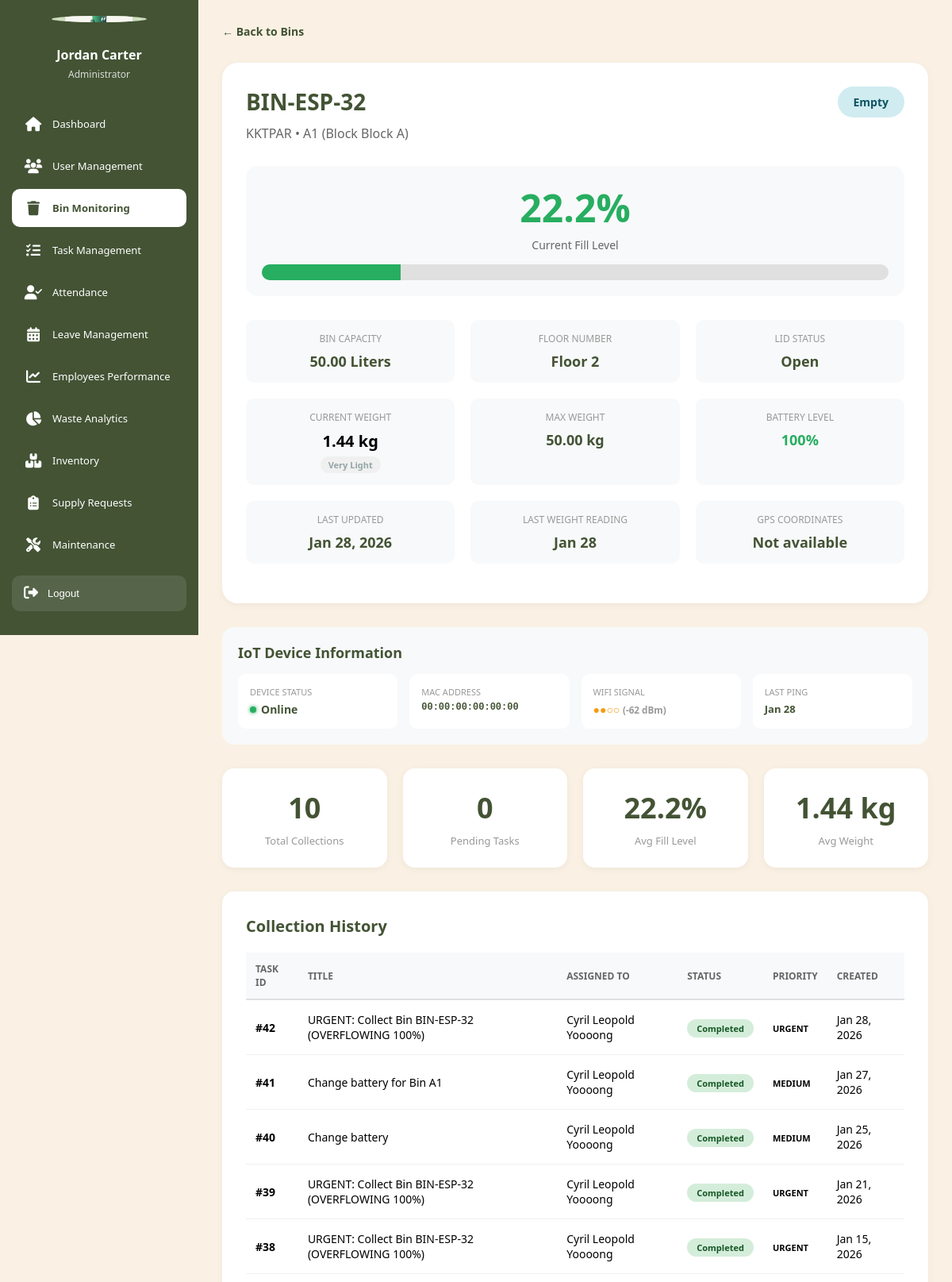
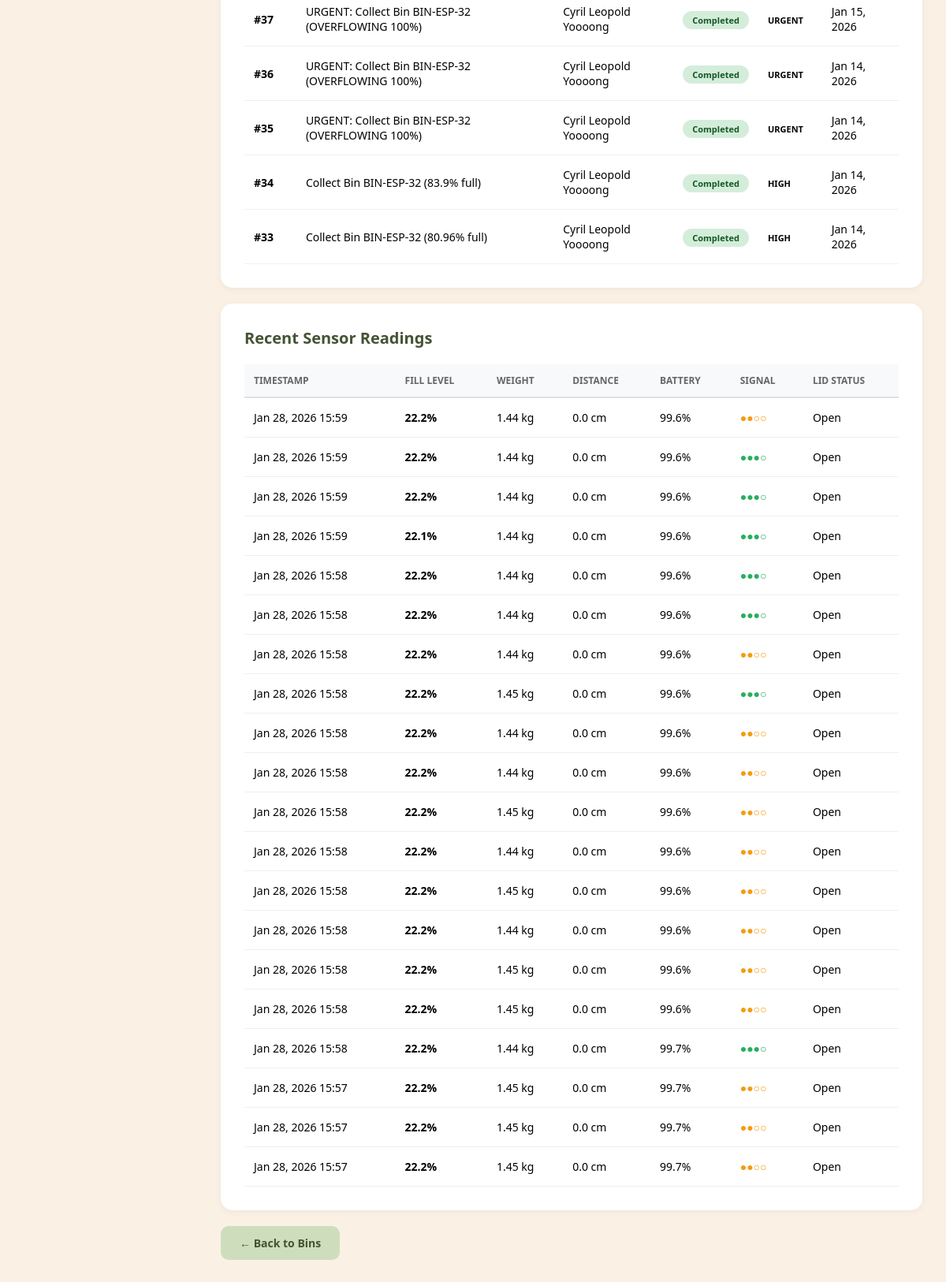
/admin/bin_view.php?id=4 (signed in), run on the app's committed database (2 pictures, top to bottom).
### tables this page shows
CREATE TABLE `bins` (
  `bin_id` int(11) NOT NULL,
  `area_id` int(11) NOT NULL,
  `device_id` int(11) DEFAULT NULL COMMENT 'One device per bin',
  `bin_code` varchar(50) NOT NULL COMMENT 'e.g., A1-F1, A1-F2',
  `floor_number` int(11) NOT NULL,
  `location_details` varchar(200) DEFAULT NULL COMMENT 'Specific location description',
  `bin_capacity` decimal(10,2) DEFAULT NULL COMMENT 'Maximum capacity in liters',
  `current_fill_level` decimal(5,2) DEFAULT 0.00,
  `gps_latitude` decimal(10,8) DEFAULT NULL,
  `gps_longitude` decimal(11,8) DEFAULT NULL,
  `status` enum('normal','full','needs_maintenance','offline') DEFAULT 'normal',
  `last_collection` timestamp NULL DEFAULT NULL,
  `last_updated` timestamp NOT NULL DEFAULT current_timestamp() ON UPDATE current_timestamp(),
  `last_weight_reading` timestamp NULL DEFAULT NULL,
  `weight_sensor_status` enum('online','offline','error') DEFAULT 'offline',
  `created_at` timestamp NOT NULL DEFAULT current_timestamp(),
  `battery_level` decimal(5,2) DEFAULT 100.00 COMMENT 'Current battery level percentage (0-100)',
  `current_weight` decimal(10,2) DEFAULT 0.00 COMMENT 'Current weight in kg (for future weight sensor)',
  `max_weight` decimal(8,2) DEFAULT 50.00,
  `lid_status` enum('open','closed') DEFAULT 'closed' COMMENT 'Current status of the lid (controlled by servo motor)',
  `last_opened` datetime DEFAULT NULL COMMENT 'Last time lid was opened by IR sensor'
);

CREATE TABLE `areas` (
  `area_id` int(11) NOT NULL,
  `area_name` varchar(50) NOT NULL COMMENT 'Block name (A1, A2, A3, B1, B2)',
  `block` varchar(10) DEFAULT NULL,
  `total_floors` int(11) NOT NULL DEFAULT 4,
  `total_bins` int(11) NOT NULL DEFAULT 4,
  `description` text DEFAULT NULL,
  `created_at` timestamp NOT NULL DEFAULT current_timestamp()
);

CREATE TABLE `iot_devices` (
  `device_id` int(11) NOT NULL,
  `device_code` varchar(50) NOT NULL COMMENT 'Device serial/identifier',
  `device_mac_address` varchar(20) DEFAULT NULL,
  `device_model` varchar(50) DEFAULT NULL COMMENT 'ESP32 DevKit V1',
  `firmware_version` varchar(20) DEFAULT NULL,
  `battery_level` decimal(5,2) DEFAULT NULL COMMENT 'Battery percentage 0-100',
  `signal_strength` int(11) DEFAULT NULL COMMENT 'WiFi signal strength in dBm',
  `device_status` enum('online','offline','maintenance','error') DEFAULT 'offline',
  `installation_date` date DEFAULT NULL,
  `last_ping` timestamp NULL DEFAULT NULL COMMENT 'Last communication with server',
  `created_at` timestamp NOT NULL DEFAULT current_timestamp()
);

CREATE TABLE `tasks` (
  `task_id` int(11) NOT NULL,
  `created_by` int(11) NOT NULL COMMENT 'Admin who created the task',
  `area_id` int(11) NOT NULL,
  `assigned_to` int(11) NOT NULL COMMENT 'Employee assigned to task',
  `task_title` varchar(200) NOT NULL,
  `task_type` enum('collection','maintenance','inspection','emergency') NOT NULL,
  `priority` enum('low','medium','high','urgent') DEFAULT 'medium',
  `description` text DEFAULT NULL,
  `status` enum('pending','in_progress','completed','cancelled') DEFAULT 'pending',
  `is_auto_generated` tinyint(1) DEFAULT 0 COMMENT 'Was this task auto-created by system?',
  `triggered_by_bin` int(11) DEFAULT NULL COMMENT 'Bin that triggered auto-task creation',
  `scheduled_date` date NOT NULL,
  `scheduled_time` time DEFAULT NULL,
  `started_at` timestamp NULL DEFAULT NULL,
  `completed_at` timestamp NULL DEFAULT NULL,
  `completion_notes` text DEFAULT NULL,
  `created_at` timestamp NOT NULL DEFAULT current_timestamp()
);

CREATE TABLE `employees` (
  `employee_id` int(11) NOT NULL,
  `username` varchar(50) NOT NULL,
  `password` varchar(255) NOT NULL COMMENT 'Hashed password using password_hash()',
  `email` varchar(100) NOT NULL,
  `language` varchar(5) DEFAULT 'en',
  `full_name` varchar(100) NOT NULL,
  `phone_number` varchar(20) DEFAULT NULL,
  `profile_picture` varchar(255) DEFAULT NULL,
  `area_id` int(11) DEFAULT NULL,
  `created_at` timestamp NOT NULL DEFAULT current_timestamp(),
  `last_login` timestamp NULL DEFAULT NULL,
  `status` enum('active','on_leave','inactive') DEFAULT 'active'
);

### admin/bin_view.php (the view, shortened to what the rows shown need)
<?php
require_once '../config/database.php';
$bin_id = isset($_GET['id']) ? intval($_GET['id']) : 0;
$bin = getOne("SELECT b.*, a.area_name, a.block,
               d.device_code, d.device_status, d.last_ping,
               d.signal_strength, d.device_mac_address, d.device_model
               FROM bins b
               LEFT JOIN areas a ON b.area_id = a.area_id
               LEFT JOIN iot_devices d ON b.device_id = d.device_id
               WHERE b.bin_id = ?",
               [$bin_id]);
$readings = getAll("SELECT * FROM sensor_readings
                    WHERE bin_id = ?
                    ORDER BY recorded_at DESC
                    LIMIT 20",
                    [$bin_id]);
$tasks = getAll("SELECT t.*, e.full_name as employee_name
                 FROM tasks t
                 LEFT JOIN employees e ON t.assigned_to = e.employee_id
                 WHERE t.triggered_by_bin = ?
                 ORDER BY t.created_at DESC
                 LIMIT 10",
                 [$bin_id]);
$status_class = 'normal';
$status_text = 'Normal';
if ($bin['current_fill_level'] >= 80) {
    $status_class = 'full';
    $status_text = 'Full - Needs Collection';
} elseif ($bin['current_fill_level'] >= 60) {
    $status_class = 'medium';
    $status_text = 'Medium';
} elseif ($bin['current_fill_level'] < 30) {
    $status_class = 'empty';
    $status_text = 'Empty';
}
$fill_color = '#27ae60';
function getSignalBars($rssi) {
    if ($rssi >= -60) return '<span style="color: #27ae60;">●●●○</span>';
    if ($rssi >= -70) return '<span style="color: #f39c12;">●●○○</span>';
    return '<span style="color: #e74c3c;">○○○○</span>';
}
function getWeightStatus($weight, $maxWeight) {
    $percentage = ($weight / $maxWeight) * 100;
    return ['status' => 'Very Light', 'color' => '#95a5a6'];
}
$weightStatus = getWeightStatus($bin['current_weight'], $bin['max_weight']);
?>
<!DOCTYPE html>
<html lang="en">
<head>
</head>
<body>
    <?php include '../includes/admin_sidebar.php'; ?>
    <main class="main-content">
        <div class="bin-header">
            <div class="bin-header-top">
                <div class="bin-title">
                    <h2><?php echo htmlspecialchars($bin['bin_code']); ?></h2>
                    <div class="location">
                        <?php echo htmlspecialchars($bin['location_details']); ?>
                        <?php if ($bin['area_name']): ?>
                            • <?php echo htmlspecialchars($bin['area_name']); ?>
                            <?php if ($bin['block']): ?>
                                (Block <?php echo htmlspecialchars($bin['block']); ?>)
                            <?php endif; ?>
                        <?php endif; ?>
                    </div>
                </div>
                <span class="status-badge <?php echo $status_class; ?>">
                    <?php echo $status_text; ?>
                </span>
            </div>
            <div class="fill-display">
                <div class="fill-percentage" style="color: <?php echo $fill_color; ?>">
                    <?php echo number_format($bin['current_fill_level'], 1); ?>%
                </div>
                <div class="fill-label">Current Fill Level</div>
                <div class="fill-bar">
                    <div class="fill-bar-inner" style="width: <?php echo $bin['current_fill_level']; ?>%; background: <?php echo $fill_color; ?>"></div>
                </div>
            </div>
            <div class="info-grid">
                <div class="info-item">
                    <div class="label">Bin Capacity</div>
                    <div class="value"><?php echo $bin['bin_capacity']; ?> Liters</div>
                </div>
                <div class="info-item">
                    <div class="label">Floor Number</div>
                    <div class="value">Floor <?php echo $bin['floor_number'] ?? 'N/A'; ?></div>
                </div>
            </div>
            <div class="info-grid">
                <div class="info-item">
                    <div class="weight-display">
                        <span class="weight-value"><?php echo number_format($bin['current_weight'], 2); ?> kg</span>
                        <span class="weight-status" style="color: <?php echo $weightStatus['color']; ?>">
                            <?php echo $weightStatus['status']; ?>
                        </span>
                    </div>
                </div>
                <div class="info-item">
                    <div class="label">Max Weight</div>
                    <div class="value"><?php echo number_format($bin['max_weight'], 2); ?> kg</div>
                </div>
                <div class="info-item">
                    <div class="label">Battery Level</div>
                    <div class="value" style="color: <?php echo $bin['battery_level'] < 20 ? '#e74c3c' : '#27ae60'; ?>">
                        <?php echo number_format($bin['battery_level'], 0); ?>%
                    </div>
                </div>
            </div>
            <div class="info-grid">
                <div class="info-item">
                    <div class="label">Last Updated</div>
                    <div class="value">
                        <?php
                        if ($bin['last_updated']) {
                            $diff = time() - strtotime($bin['last_updated']);
                            if ($diff < 60) echo 'Just now';
                            elseif ($diff < 3600) echo round($diff / 60) . ' mins ago';
                            elseif ($diff < 86400) echo round($diff / 3600) . ' hrs ago';
                            else echo date('M j, Y', strtotime($bin['last_updated']));
                        } else {
                            echo 'Never';
                        }
                        ?>
                    </div>
                </div>
                <div class="info-item">
                    <div class="label">Last Weight Reading</div>
                    <div class="value">
                        <?php
                        if ($bin['last_weight_reading']) {
                            $diff = time() - strtotime($bin['last_weight_reading']);
                            if ($diff < 60) echo 'Just now';
                            elseif ($diff < 3600) echo round($diff / 60) . ' mins ago';
                            elseif ($diff < 86400) echo round($diff / 3600) . ' hrs ago';
                            else echo date('M j', strtotime($bin['last_weight_reading']));
                        } else {
                            echo 'Never';
                        }
                        ?>
                    </div>
                </div>
            </div>
        </div>
        <?php if ($bin['device_id']): ?>
        <div class="device-section">
            <h3>IoT Device Information</h3>
            <div class="device-info-grid">
                <div class="device-info-item">
                    <div class="label">Device Status</div>
                    <div class="value">
                        <span class="device-status">
                            <span class="status-dot <?php echo $bin['device_status'] === 'online' ? 'dot-online' : 'dot-offline'; ?>"></span>
                            <?php echo ucfirst($bin['device_status'] ?? 'offline'); ?>
                        </span>
                    </div>
                </div>
                <div class="device-info-item">
                    <div class="label">MAC Address</div>
                    <div class="value" style="font-size: 12px; font-family: monospace;">
                        <?php echo htmlspecialchars($bin['device_mac_address'] ?? 'N/A'); ?>
                    </div>
                </div>
                <div class="device-info-item">
                    <div class="label">WiFi Signal</div>
                    <div class="value">
                        <?php echo getSignalBars($bin['signal_strength']); ?>
                        <?php if ($bin['signal_strength']): ?>
                            <small style="color: #999;">(<?php echo $bin['signal_strength']; ?> dBm)</small>
                        <?php endif; ?>
                    </div>
                </div>
                <div class="device-info-item">
                    <div class="label">Last Ping</div>
                    <div class="value" style="font-size: 13px;">
                        <?php
                        if ($bin['last_ping']) {
                            $diff = time() - strtotime($bin['last_ping']);
                            if ($diff < 60) echo 'Just now';
                            elseif ($diff < 3600) echo round($diff / 60) . ' mins ago';
                            elseif ($diff < 86400) echo round($diff / 3600) . ' hrs ago';
                            else echo date('M j', strtotime($bin['last_ping']));
                        } else {
                            echo 'Never';
                        }
                        ?>
                    </div>
                </div>
            </div>
        </div>
        <?php endif; ?>
        <div class="card">
            <?php if (empty($tasks)): ?>
                <div class="empty-state">
                    <p>No collection tasks recorded yet</p>
                </div>
            <?php else: ?>
                <table>
                    <thead>
                        <tr>
                            <th>Task ID</th>
                            <th>Title</th>
                            <th>Assigned To</th>
                            <th>Status</th>
                            <th>Priority</th>
                            <th>Created</th>
                        </tr>
                    </thead>
                    <tbody>
                        <?php foreach ($tasks as $task): ?>
                            <tr>
                                <td><strong>#<?php echo $task['task_id']; ?></strong></td>
                                <td><?php echo htmlspecialchars($task['task_title']); ?></td>
                                <td><?php echo htmlspecialchars($task['employee_name'] ?? 'Unassigned'); ?></td>
                                <td><span class="badge badge-<?php echo $task['status']; ?>"><?php echo ucfirst(str_replace('_', ' ', $task['status'])); ?></span></td>
                                <td><span style="text-transform: uppercase; font-size: 11px; font-weight: 600;"><?php echo $task['priority']; ?></span></td>
                                <td><?php echo date('M d, Y', strtotime($task['created_at'])); ?></td>
                            </tr>
                        <?php endforeach; ?>
                    </tbody>
                </table>
            <?php endif; ?>
        </div>
        <?php if (!empty($readings)): ?>
        <div class="card">
            <table>
                <thead>
                    <tr>
                        <th>Timestamp</th>
                        <th>Fill Level</th>
                        <th>Weight</th>
                        <th>Distance</th>
                        <th>Battery</th>
                        <th>Signal</th>
                        <th>Lid Status</th>
                    </tr>
                </thead>
            </table>
        </div>
        <?php endif; ?>
    </main>
</body>
</html>

### data on the page
bins: bin_code "BIN-ESP-32", location_details "KKTPAR", area.area_name "A1", area.block "Block A", current_fill_level "Empty", current_fill_level "22.2", bin_capacity "50.00", floor_number "2", current_weight "1.44", current_weight+max_weight "Very Light", max_weight "50.00", battery_level "100", last_updated "Jan 28, 2026", last_weight_reading "Jan 28", device.device_status "Online", device.device_mac_address "00:00:00:00:00:00", device.signal_strength "-62", device.last_ping "Jan 28"
tasks: task_id "42", task_title "URGENT: Collect Bin BIN-ESP-32 (OVERFLOWING 100%)", assigned_to.full_name "Cyril Leopold Yoooong", status "Completed", priority "URGENT", created_at "Jan 28, 2026"
tasks: task_id "41", task_title "Change battery for Bin A1", assigned_to.full_name "Cyril Leopold Yoooong", status "Completed", priority "MEDIUM", created_at "Jan 27, 2026"
tasks: task_id "40", task_title "Change battery", assigned_to.full_name "Cyril Leopold Yoooong", status "Completed", priority "MEDIUM", created_at "Jan 25, 2026"
tasks: task_id "39", task_title "URGENT: Collect Bin BIN-ESP-32 (OVERFLOWING 100%)", assigned_to.full_name "Cyril Leopold Yoooong", status "Completed", priority "URGENT", created_at "Jan 21, 2026"
tasks: task_id "38", task_title "URGENT: Collect Bin BIN-ESP-32 (OVERFLOWING 100%)", assigned_to.full_name "Cyril Leopold Yoooong", status "Completed", priority "URGENT", created_at "Jan 15, 2026"
tasks: task_id "37", task_title "URGENT: Collect Bin BIN-ESP-32 (OVERFLOWING 100%)", assigned_to.full_name "Cyril Leopold Yoooong", status "Completed", priority "URGENT", created_at "Jan 15, 2026"
tasks: task_id "36", task_title "URGENT: Collect Bin BIN-ESP-32 (OVERFLOWING 100%)", assigned_to.full_name "Cyril Leopold Yoooong", status "Completed", priority "URGENT", created_at "Jan 14, 2026"
tasks: task_id "35", task_title "URGENT: Collect Bin BIN-ESP-32 (OVERFLOWING 100%)", assigned_to.full_name "Cyril Leopold Yoooong", status "Completed", priority "URGENT", created_at "Jan 14, 2026"
tasks: task_id "34", task_title "Collect Bin BIN-ESP-32 (83.9% full)", assigned_to.full_name "Cyril Leopold Yoooong", status "Completed", priority "HIGH", created_at "Jan 14, 2026"
tasks: task_id "33", task_title "Collect Bin BIN-ESP-32 (80.96% full)", assigned_to.full_name "Cyril Leopold Yoooong", status "Completed", priority "HIGH", created_at "Jan 14, 2026"

### other printed values
$admin_name "Jordan Carter"
$total_collections "10"
$pending_tasks "0"
$avg_fill "22.2"
$avg_weight "1.44"
date('M d, Y H:i', strtotime($reading['recorded_at'])) "Jan 28, 2026 15:59"
$reading['fill_level'] "22.2"
$reading['weight'] "1.44"
$reading['distance'] "0.0"
$reading['battery_voltage'] "99.6"
$reading['fill_level'] "22.1"
date('M d, Y H:i', strtotime($reading['recorded_at'])) "Jan 28, 2026 15:58"
$reading['weight'] "1.45"
$reading['battery_voltage'] "99.7"
date('M d, Y H:i', strtotime($reading['recorded_at'])) "Jan 28, 2026 15:57"
